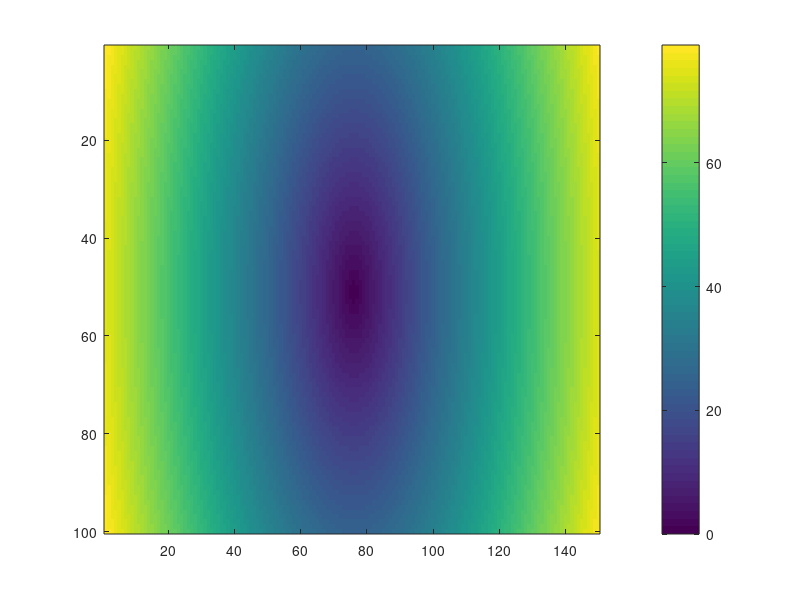

Source code (MATLAB):
% distance=calcDistanceToCenterOfGrid(dataSize,gridPitch)
%
% Determines the distance to the center in a regular plaid grid of
% size dataSize and with a given grid pitch: gridPitch 
%
function distance=calcDistanceToCenterOfGrid(dataSize,gridPitch)
    if nargin<1,
        gridPitch=[.5 1];
    end
    if nargin<2,
        dataSize=[100 150];
    end

    nbDims=numel(gridPitch);
    distance=zeros(dataSize,'single');
    for dimIdx=1:nbDims,
        rng=([0:dataSize(1)-1]-floor(dataSize(1)/2))*gridPitch(dimIdx);
        distance=distance+repmat(rng(:).^2,[1 dataSize(2:end)]);
        distance=shiftdim(distance,1);
        dataSize=dataSize([2:end, 1]);
    end
    distance=sqrt(distance);
    
    if nargout<1,
        close all;
        figure;
        imagesc(distance);
        colorbar();
        clear distance;
    end
end